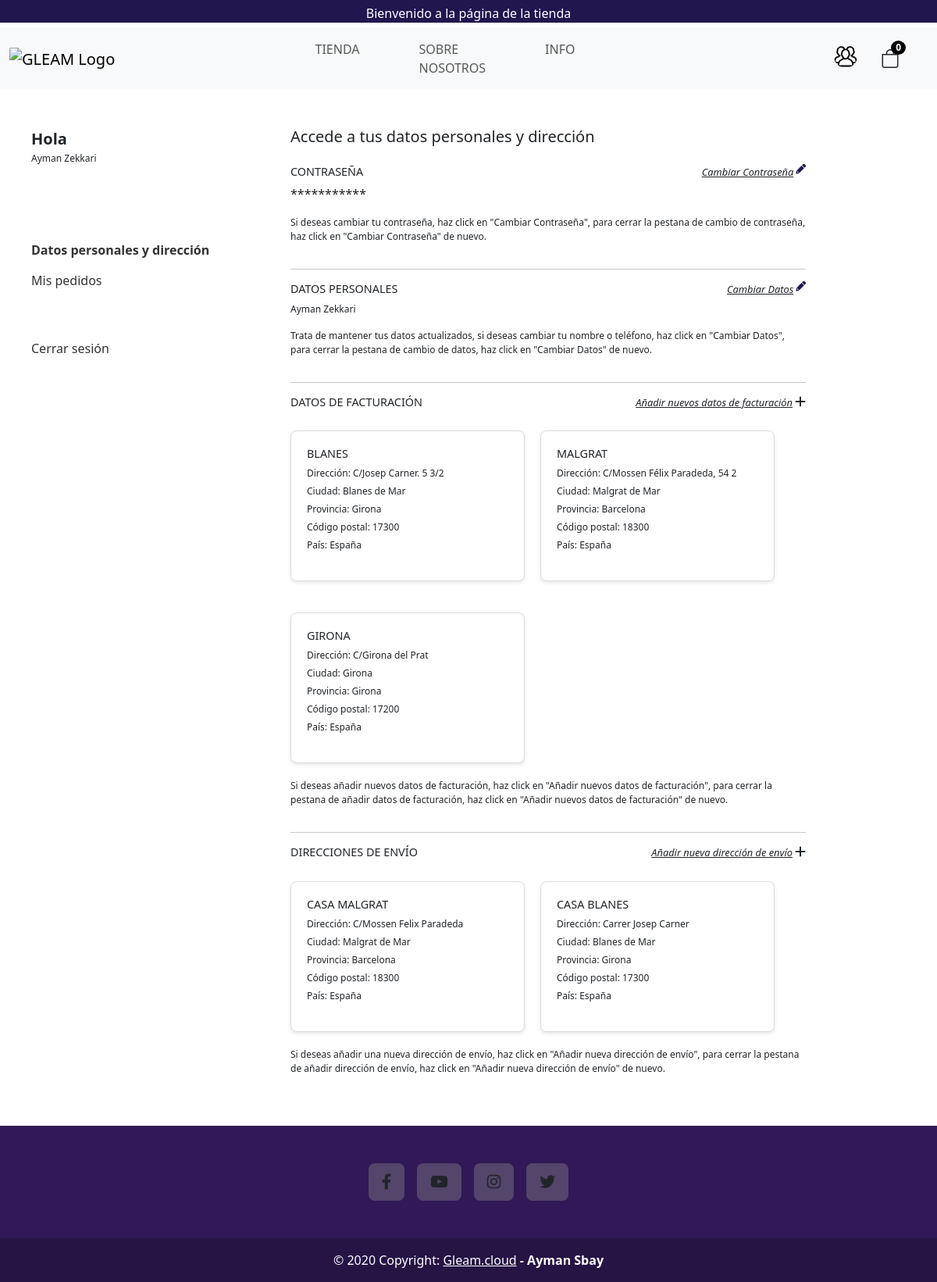
The app's page /Controlador/perfil.php (signed in) with its own data.
### tables this page shows
CREATE TABLE IF NOT EXISTS `usuarios` (
  `idUsuario` int(10) NOT NULL AUTO_INCREMENT,
  `nombre` text NOT NULL,
  `email` text NOT NULL,
  `password` text DEFAULT NULL,
  `administrador` tinyint(1) NOT NULL,
  `bloqueado` int(2) DEFAULT NULL,
  `fechaRegistro` date DEFAULT NULL,
  `telefono` text DEFAULT NULL,
  `foto` text DEFAULT NULL,
  `provider` text DEFAULT NULL,
  `provider_id` text DEFAULT NULL,
  `account_activation_token` text DEFAULT NULL,
  `reset_token` text DEFAULT NULL,
  `reset_token_expires` date DEFAULT NULL,
  `created_at` text DEFAULT NULL,
  `updated_at` text DEFAULT NULL,
  PRIMARY KEY (`idUsuario`)
);

CREATE TABLE IF NOT EXISTS `datos_facturacion` (
  `idDireccionFacturacion` int(11) NOT NULL AUTO_INCREMENT,
  `idUsuario` int(11) NOT NULL,
  `nombre` text NOT NULL,
  `direccion` text NOT NULL,
  `ciudad` varchar(30) NOT NULL,
  `provincia` varchar(30) NOT NULL,
  `codigoPostal` int(5) NOT NULL,
  `pais` varchar(30) NOT NULL,
  PRIMARY KEY (`idDireccionFacturacion`),
  KEY `usuario_facturacion` (`idUsuario`)
);

CREATE TABLE IF NOT EXISTS `datos_envio` (
  `idDireccionEnvio` int(11) NOT NULL AUTO_INCREMENT,
  `idUsuario` int(11) NOT NULL,
  `nombre` varchar(20) NOT NULL,
  `direccion` text NOT NULL,
  `ciudad` varchar(30) NOT NULL,
  `provincia` varchar(30) NOT NULL,
  `codigoPostal` int(5) NOT NULL,
  `pais` varchar(30) NOT NULL,
  PRIMARY KEY (`idDireccionEnvio`),
  KEY `usuario_direccion` (`idUsuario`)
);

### Model/consultas_usuarios.php (called while the page is built, shortened)
<?php
function isAdmin($email) {
    $conn = connexion();
    $sql = "SELECT * FROM usuarios WHERE email = '$email'";
    $stmt = $conn->prepare($sql);
    $stmt->execute();
    $result = $stmt->fetch(PDO::FETCH_ASSOC);
    if ($result["administrador"] == 1) {
        return true;
    } else {
        return false;
    }
}
function getUserByEmail($email) {
    $conn = connexion();
    $sql = "SELECT * FROM usuarios WHERE email = '$email'";
    $stmt = $conn->prepare($sql);
    $stmt->execute();
    $result = $stmt->fetch(PDO::FETCH_ASSOC);
    return $result;
}
function getDatosFacturacion($idUsuario) {
    $conn = connexion();
    $sql = "SELECT * FROM datos_facturacion WHERE idUsuario = :idUsuario";
    $stmt = $conn->prepare($sql);
    $stmt->bindParam(':idUsuario', $idUsuario, PDO::PARAM_INT);
    $stmt->execute();
    $result = $stmt->fetchAll(PDO::FETCH_ASSOC);
    return $result;
}
function getDatosEnvio($idUsuario) {
    $conn = connexion();
    $sql = "SELECT * FROM datos_envio WHERE idUsuario = :idUsuario";
    $stmt = $conn->prepare($sql);
    $stmt->bindParam(':idUsuario', $idUsuario, PDO::PARAM_INT);
    $stmt->execute();
    $result = $stmt->fetchAll(PDO::FETCH_ASSOC);
    return $result;
}

### Vista/profile.view.php (the view, shortened to what this page needs)
<!DOCTYPE html>
<html lang="es">
<head>
    <link rel="stylesheet" href="../public/css/styles.css">
    <link rel="stylesheet" href="https://cdn.jsdelivr.net/npm/bootstrap@5.3.0/dist/css/bootstrap.min.css">
    <link rel="stylesheet" href="https://use.fontawesome.com/releases/v5.0.13/css/all.css">
    <link href="https://cdn.lineicons.com/4.0/lineicons.css" rel="stylesheet" />
    <link href="https://cdn.jsdelivr.net/npm/bootstrap@5.3.2/dist/css/bootstrap.min.css" rel="stylesheet">
    <link href="https://cdn.jsdelivr.net/npm/bootstrap-icons@1.7.2/font/bootstrap-icons.css" rel="stylesheet">
</head>
<body>
    <?php include("Components/navbar.php"); ?>
    <div class="profile-menu">
        <p style="font-size: 1.25rem;" class="mt-5"><strong>Hola</strong></p>
        <p style="font-size: .75rem; margin-top: -15px;"><?php echo $perfil_usuario['nombre'] ?></p>
        <ul>
            <?php $current_page = basename($_SERVER['PHP_SELF']); ?>
            <li class="mt-5"><a href="perfil.php" <?php if ($current_page == "perfil.php") {
                                                        echo ' style="font-weight: bold;"';
                                                    } ?>>Datos personales y dirección</a></li>
            <li class="mt-2"><a href="pedidos.php" <?php if ($current_page == "pedidos.php") {
                                                        echo ' style="font-weight: bold;"';
                                                    } ?>>Mis pedidos</a></li>
            <li class="mt-5"><a href="../Controlador/logout.php">Cerrar sesión</a></li>
        </ul>
    </div>
    <h1 style="font-size: 1.25rem;" class="content mt-5">Accede a tus datos personales y dirección</h1>
    <div class="content mt-4">
        <div class="mb-3">
            <div class="row">
                <div class="col">
                    <h4>Contraseña</h4>
                </div>
                <div class="col d-flex justify-content-end">
                    <i id="change_psswd" class="change_psswd">Cambiar Contraseña</i>
                    <i style="margin-left: 3px;" class="fas fa-pencil-alt pencil-icon"></i>
                </div>
            </div>
            <div class="row">
                <div class="col">
                    <p>***********</p>
                </div>
                <p style="font-size: 12px;">Si deseas cambiar tu contraseña, haz click en "Cambiar Contraseña", para cerrar la pestana de cambio de contraseña, haz click en "Cambiar Contraseña" de nuevo.</p>
            </div>
        </div>
        <hr>
        <div class="mb-3">
            <div class="row">
                <div class="col">
                    <h4>Datos personales</h4>
                </div>
                <div class="col d-flex justify-content-end">
                    <i id="change_personal_info" class="change_psswd">Cambiar Datos</i>
                    <i style="margin-left: 3px;" class="fas fa-pencil-alt pencil-icon"></i>
                </div>
            </div>
            <div class="row">
                <div class="col">
                    <p style="font-size: 12px;"><?php echo $perfil_usuario['nombre'] ?></p>
                </div>
                <p style="font-size: 12px;">Trata de mantener tus datos actualizados, si deseas cambiar tu nombre o teléfono, haz click en "Cambiar Datos", para cerrar la pestana de cambio de datos, haz click en "Cambiar Datos" de nuevo.</p>
            </div>
        </div>
        <hr>
        <div class="mb-3">
            <div class="row">
                <div class="col">
                    <h4>Datos de facturación</h4>
                </div>
                <div class="col d-flex justify-content-end">
                    <i id="add_billing_info" class="change_psswd">Añadir nuevos datos de facturación</i>
                    <i style="margin-left: 3px;" class="fas fa-plus"></i>
                </div>
            </div>
            <div class="row">
                <div class="col">
                    <div class="perfil-container">
                        <?php if (!empty($datos_facturacion)) { ?>
                            <?php foreach ($datos_facturacion as $facturacion) { ?>
                                <div class="perfil-card">
                                    <h4><?php echo $facturacion['nombre'] ?></h4>
                                    <div class="mb-3">
                                        <p style="font-size: 12px;">Dirección: <?php echo $facturacion['direccion'] ?></p>
                                        <p style="font-size: 12px;">Ciudad: <?php echo $facturacion['ciudad'] ?></p>
                                        <p style="font-size: 12px;">Provincia: <?php echo $facturacion['provincia'] ?></p>
                                        <p style="font-size: 12px;">Código postal: <?php echo $facturacion['codigoPostal'] ?></p>
                                        <p style="font-size: 12px;">País: <?php echo $facturacion['pais'] ?></p>
                                    </div>
                                </div>
                            <?php } ?>
                        <?php } else { ?>
                            <p style="font-size: 12px;">No tienes datos de facturación guardados</p>
                        <?php } ?>
                    </div>
                </div>
                <p style="font-size: 12px;">Si deseas añadir nuevos datos de facturación, haz click en "Añadir nuevos datos de facturación", para cerrar la pestana de añadir datos de facturación, haz click en "Añadir nuevos datos de facturación" de nuevo.</p>
            </div>
        </div>
        <hr>
        <div class="mb-3">
            <div class="row">
                <div class="col">
                    <h4>Direcciones de envío</h4>
                </div>
                <div class="col d-flex justify-content-end">
                    <i id="add_shipping_info" class="change_psswd">Añadir nueva dirección de envío</i>
                    <i style="margin-left: 3px;" class="fas fa-plus"></i>
                </div>
            </div>
            <div class="row">
                <div class="col">
                    <div class="perfil-container">
                        <?php if (!empty($datos_envio)) { ?>
                            <?php foreach ($datos_envio as $envio) { ?>
                                <div class="perfil-card">
                                    <h4><?php echo $envio['nombre'] ?></h4>
                                    <div class="mb-3">
                                        <p style="font-size: 12px;">Dirección: <?php echo $envio['direccion'] ?></p>
                                        <p style="font-size: 12px;">Ciudad: <?php echo $envio['ciudad'] ?></p>
                                        <p style="font-size: 12px;">Provincia: <?php echo $envio['provincia'] ?></p>
                                        <p style="font-size: 12px;">Código postal: <?php echo $envio['codigoPostal'] ?></p>
                                        <p style="font-size: 12px;">País: <?php echo $envio['pais'] ?></p>
                                    </div>
                                </div>
                            <?php } ?>
                        <?php } else { ?>
                            <p style="font-size: 12px;">No tienes direcciones de envío guardadas</p>
                        <?php } ?>
                    </div>
                </div>
                <p style="font-size: 12px;">Si deseas añadir una nueva dirección de envío, haz click en "Añadir nueva dirección de envío", para cerrar la pestana de añadir dirección de envío, haz click en "Añadir nueva dirección de envío" de nuevo.</p>
            </div>
        </div>
    </div>
    <?php include("Components/footer.php"); ?>
</body>
</html>

### public/css/styles.css (style rules this page uses)
body { font-family: "Apercu", sans-serif; }
ul { list-style: none; padding: 0; }
.profile-menu { position: absolute; left: 0; height: 80vh; width: 30%; padding: 0 32px 0 40px; overflow: auto; }
.profile-menu ul { list-style: none; padding: 0; margin: 0; }
.profile-menu ul li { margin-bottom: 15px; }
.profile-menu ul li a { text-decoration: none; color: #333; font-size: 16px; }
.content { margin-left: 31%; max-width: 55%; }
.change_psswd { font-size: 0.8rem; text-decoration: underline; cursor: pointer; }
.content h4 { font-size: 0.9rem; text-transform: uppercase; }
.pencil-icon { font-size: 0.8rem; color: #21164e; cursor: pointer; }
.perfil-card { position: relative; padding: 20px; border: 1px solid #ddd; border-radius: 8px; background-color: #fff; box-shadow: 0 2px 5px rgba(0, 0, 0, 0.1); width: 300px; margin: 20px 0 20px 0; transition: all 0.3s ease; margin-right: 20px; margin-bottom: 20px; }
.perfil-card p { font-size: 12px; margin: 5px 0; }
.perfil-container { display: flex; flex-wrap: wrap; }

### records on screen
usuarios: nombre "Ayman Zekkari"
datos_facturacion: nombre "BLANES", direccion "C/Josep Carner. 5 3/2", ciudad "Blanes de Mar", provincia "Girona", codigoPostal "17300", pais "España"
datos_facturacion: nombre "MALGRAT", direccion "C/Mossen Félix Paradeda, 54 2", ciudad "Malgrat de Mar", provincia "Barcelona", codigoPostal "18300", pais "España"
datos_facturacion: nombre "GIRONA", direccion "C/Girona del Prat", ciudad "Girona", provincia "Girona", codigoPostal "17200", pais "España"
datos_envio: nombre "CASA MALGRAT", direccion "C/Mossen Felix Paradeda", ciudad "Malgrat de Mar", provincia "Barcelona", codigoPostal "18300", pais "España"
datos_envio: nombre "CASA BLANES", direccion "Carrer Josep Carner", ciudad "Blanes de Mar", provincia "Girona", codigoPostal "17300", pais "España"

### other values on screen
$numProductos "0"
